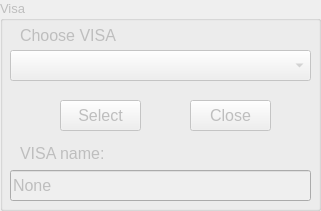
             <widget class="QGroupBox" name="groupBox_visa_keithley">
              <property name="enabled">
               <bool>false</bool>
              </property>
              <property name="geometry">
               <rect>
                <x>320</x>
                <y>0</y>
                <width>321</width>
                <height>211</height>
               </rect>
              </property>
              <property name="font">
               <font>
                <pointsize>10</pointsize>
               </font>
              </property>
              <property name="title">
               <string>Visa</string>
              </property>
              <widget class="QLabel" name="label_chooseVisa">
               <property name="geometry">
                <rect>
                 <x>20</x>
                 <y>20</y>
                 <width>311</width>
                 <height>31</height>
                </rect>
               </property>
               <property name="font">
                <font>
                 <pointsize>12</pointsize>
                </font>
               </property>
               <property name="text">
                <string>Choose VISA</string>
               </property>
              </widget>
              <widget class="QComboBox" name="comboBox_visa_keithley">
               <property name="geometry">
                <rect>
                 <x>10</x>
                 <y>50</y>
                 <width>301</width>
                 <height>31</height>
                </rect>
               </property>
               <property name="font">
                <font>
                 <pointsize>12</pointsize>
                </font>
               </property>
              </widget>
              <widget class="QPushButton" name="pushButton_select_keithley">
               <property name="geometry">
                <rect>
                 <x>60</x>
                 <y>100</y>
                 <width>81</width>
                 <height>31</height>
                </rect>
               </property>
               <property name="font">
                <font>
                 <pointsize>12</pointsize>
                </font>
               </property>
               <property name="text">
                <string>Select</string>
               </property>
              </widget>
              <widget class="QPushButton" name="pushButton_close_keithley">
               <property name="geometry">
                <rect>
                 <x>190</x>
                 <y>100</y>
                 <width>81</width>
                 <height>31</height>
                </rect>
               </property>
               <property name="font">
                <font>
                 <pointsize>12</pointsize>
                </font>
               </property>
               <property name="text">
                <string>Close</string>
               </property>
              </widget>
              <widget class="QLabel" name="label_8">
               <property name="geometry">
                <rect>
                 <x>20</x>
                 <y>140</y>
                 <width>311</width>
                 <height>27</height>
                </rect>
               </property>
               <property name="font">
                <font>
                 <pointsize>12</pointsize>
                </font>
               </property>
               <property name="text">
                <string>VISA name:</string>
               </property>
              </widget>
              <widget class="QLineEdit" name="lineEdit_visa_keithley">
               <property name="geometry">
                <rect>
                 <x>10</x>
                 <y>170</y>
                 <width>301</width>
                 <height>31</height>
                </rect>
               </property>
               <property name="font">
                <font>
                 <pointsize>12</pointsize>
                </font>
               </property>
               <property name="text">
                <string>None</string>
               </property>
              </widget>
             </widget>
